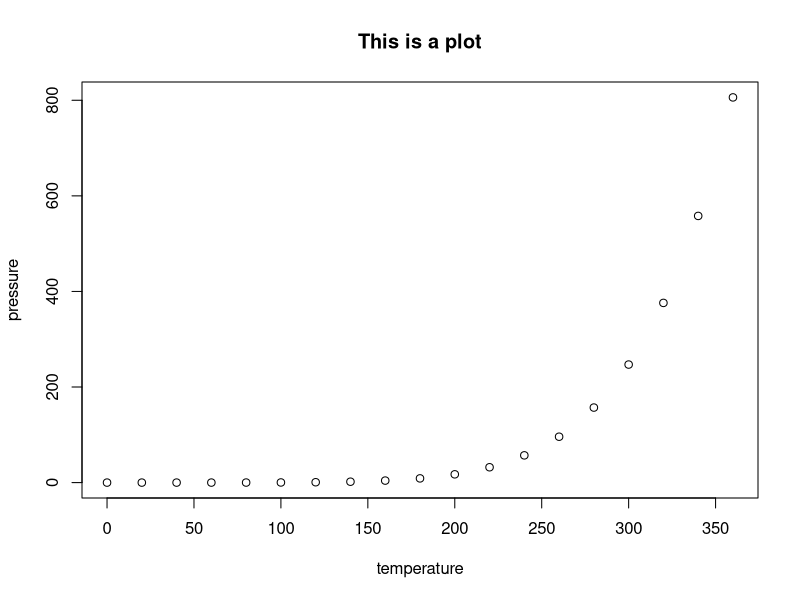

R code for this plot:
## ---- chunk 1
knitr::opts_chunk$set(echo = TRUE)
## ---- chunk 2
summary(cars)

# i'm going to do str()
str(cars)


## ---- chunk 3
plot(pressure, main = "This is a plot")
